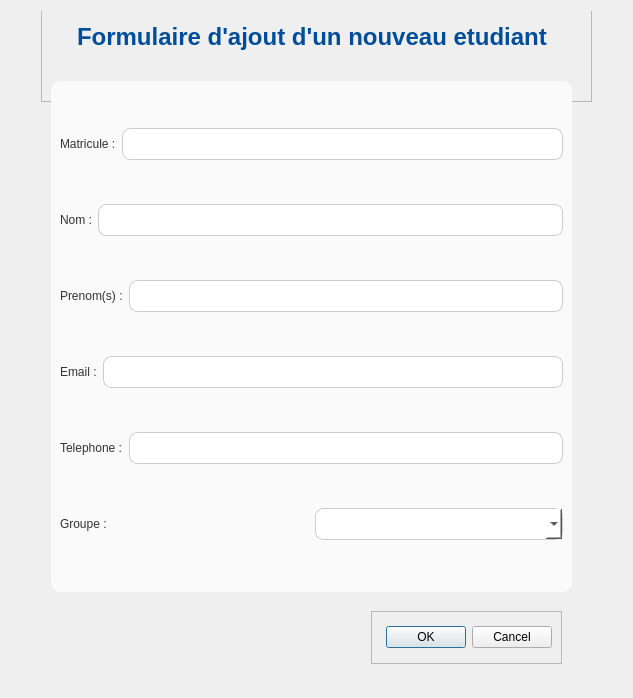
<?xml version="1.0" encoding="UTF-8"?>
<ui version="4.0">
 <class>form_etudiant</class>
 <widget class="QDialog" name="form_etudiant">
  <property name="geometry">
   <rect>
    <x>0</x>
    <y>0</y>
    <width>633</width>
    <height>698</height>
   </rect>
  </property>
  <property name="windowTitle">
   <string>Dialog</string>
  </property>
  <property name="styleSheet">
   <string notr="true"/>
  </property>
  <layout class="QVBoxLayout" name="verticalLayout_4">
   <item>
    <widget class="QWidget" name="widget" native="true">
     <property name="styleSheet">
      <string notr="true">QDWidget {
    /* Bleu très clair pour le fond de la fenêtre */
    background-color: #E6F7FF; 
    border-radius: 12px; 
}</string>
     </property>
     <widget class="QFrame" name="frame">
      <property name="geometry">
       <rect>
        <x>30</x>
        <y>-50</y>
        <width>551</width>
        <height>141</height>
       </rect>
      </property>
      <property name="styleSheet">
       <string notr="true">QLabel#label {
    /* Couleur du texte, cohérente avec votre interface */
    color: #004D99; 
    /* Taille de police beaucoup plus grande */
    font-size: 24px; 
    /* Police en gras */
    font-weight: bold;
    /* Marge interne pour l'espacement */
    padding: 20px 0 10px 20px;
}</string>
      </property>
      <property name="frameShape">
       <enum>QFrame::Shape::StyledPanel</enum>
      </property>
      <property name="frameShadow">
       <enum>QFrame::Shadow::Raised</enum>
      </property>
      <layout class="QVBoxLayout" name="verticalLayout_2">
       <item>
        <widget class="QLabel" name="label">
         <property name="styleSheet">
          <string notr="true"/>
         </property>
         <property name="text">
          <string>Formulaire d'ajout d'un nouveau etudiant</string>
         </property>
        </widget>
       </item>
      </layout>
     </widget>
     <widget class="QFrame" name="frame_2">
      <property name="geometry">
       <rect>
        <x>40</x>
        <y>70</y>
        <width>521</width>
        <height>511</height>
       </rect>
      </property>
      <property name="styleSheet">
       <string notr="true">QLabel{
color:#333333;
QLabel	font-size:14px;
font: 700 9pt &quot;Segoe UI&quot;;
}
QLineEdit, QComboBox {
    /* Hauteur standard pour le champ */
    min-height: 30px; 
    /* Arrière-plan */
    background-color: white; 
    /* Bordure fine */
    border: 1px solid #CCCCCC;
    /* Coins légèrement arrondis */
    border-radius: 8px; 
    /* Espace interne pour le texte */
    padding: 0 10px; 
}

/* Style au survol ou à la sélection pour un feedback visuel */
QLineEdit:focus, QComboBox:focus {
    border: 2px solid #007BFF; /* Bordure bleue plus épaisse */
}
QFrame {
    /* Blanc cassé pour le conteneur des champs */
    background-color: #FAFAFA; 
    border-radius: 10px; /* Optionnel : pour les bords internes */
    /* Ajouter un peu d'ombre pour le faire ressortir (un peu plus complexe, mais très bel effet) */
    /* box-shadow: 2px 2px 5px rgba(0, 0, 0, 0.1); */
}</string>
      </property>
      <property name="frameShape">
       <enum>QFrame::Shape::StyledPanel</enum>
      </property>
      <property name="frameShadow">
       <enum>QFrame::Shadow::Raised</enum>
      </property>
      <layout class="QVBoxLayout" name="verticalLayout">
       <item>
        <layout class="QHBoxLayout" name="horizontalLayout">
         <item>
          <widget class="QLabel" name="label_2">
           <property name="text">
            <string>Matricule :</string>
           </property>
          </widget>
         </item>
         <item>
          <widget class="QLineEdit" name="lineEdit"/>
         </item>
        </layout>
       </item>
       <item>
        <layout class="QHBoxLayout" name="horizontalLayout_2">
         <item>
          <widget class="QLabel" name="label_3">
           <property name="text">
            <string>Nom :</string>
           </property>
          </widget>
         </item>
         <item>
          <widget class="QLineEdit" name="lineEdit_2"/>
         </item>
        </layout>
       </item>
       <item>
        <layout class="QHBoxLayout" name="horizontalLayout_3">
         <item>
          <widget class="QLabel" name="label_4">
           <property name="text">
            <string>Prenom(s) :</string>
           </property>
          </widget>
         </item>
         <item>
          <widget class="QLineEdit" name="lineEdit_3"/>
         </item>
        </layout>
       </item>
       <item>
        <layout class="QHBoxLayout" name="horizontalLayout_4">
         <item>
          <widget class="QLabel" name="label_5">
           <property name="text">
            <string>Email :</string>
           </property>
          </widget>
         </item>
         <item>
          <widget class="QLineEdit" name="lineEdit_4"/>
         </item>
        </layout>
       </item>
       <item>
        <layout class="QHBoxLayout" name="horizontalLayout_5">
         <item>
          <widget class="QLabel" name="label_6">
           <property name="text">
            <string>Telephone :</string>
           </property>
          </widget>
         </item>
         <item>
          <widget class="QLineEdit" name="lineEdit_5"/>
         </item>
        </layout>
       </item>
       <item>
        <layout class="QHBoxLayout" name="horizontalLayout_7">
         <item>
          <widget class="QLabel" name="label_8">
           <property name="text">
            <string>Groupe :</string>
           </property>
          </widget>
         </item>
         <item>
          <widget class="QComboBox" name="comboBox_groupe"/>
         </item>
        </layout>
       </item>
      </layout>
     </widget>
     <widget class="QFrame" name="frame_3">
      <property name="geometry">
       <rect>
        <x>360</x>
        <y>600</y>
        <width>191</width>
        <height>53</height>
       </rect>
      </property>
      <property name="styleSheet">
       <string notr="true">QDialogButtonBox{
background-color: #28a745; 
color: white;
 border-radius: 8px;
 font-weight: bold;
 padding: 5px 15px;
}</string>
      </property>
      <property name="frameShape">
       <enum>QFrame::Shape::StyledPanel</enum>
      </property>
      <property name="frameShadow">
       <enum>QFrame::Shadow::Raised</enum>
      </property>
      <layout class="QVBoxLayout" name="verticalLayout_3">
       <item>
        <widget class="QDialogButtonBox" name="buttonBox">
         <property name="orientation">
          <enum>Qt::Orientation::Horizontal</enum>
         </property>
         <property name="standardButtons">
          <set>QDialogButtonBox::StandardButton::Cancel|QDialogButtonBox::StandardButton::Ok</set>
         </property>
        </widget>
       </item>
      </layout>
     </widget>
    </widget>
   </item>
  </layout>
 </widget>
 <resources/>
 <connections>
  <connection>
   <sender>buttonBox</sender>
   <signal>accepted()</signal>
   <receiver>form_etudiant</receiver>
   <slot>accept()</slot>
   <hints>
    <hint type="sourcelabel">
     <x>248</x>
     <y>254</y>
    </hint>
    <hint type="destinationlabel">
     <x>157</x>
     <y>274</y>
    </hint>
   </hints>
  </connection>
  <connection>
   <sender>buttonBox</sender>
   <signal>rejected()</signal>
   <receiver>form_etudiant</receiver>
   <slot>reject()</slot>
   <hints>
    <hint type="sourcelabel">
     <x>316</x>
     <y>260</y>
    </hint>
    <hint type="destinationlabel">
     <x>286</x>
     <y>274</y>
    </hint>
   </hints>
  </connection>
 </connections>
</ui>
